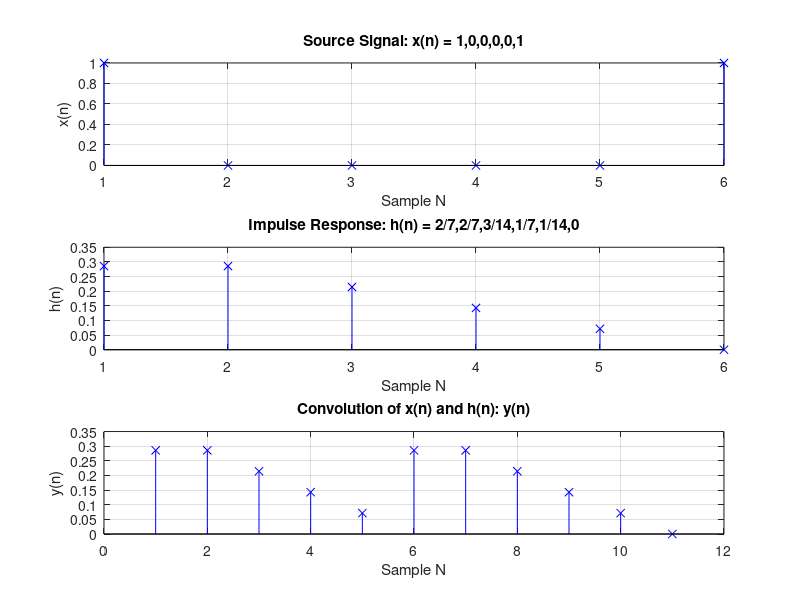

Reproduce this figure in MATLAB.
% Tecnologico de Costa Rica
% Escuela de Ingenieria Electronica
% El-5805 Procesamiento Digital de Señales

% This Octave File solves the
% problems given for the Course
% Digital Signal Processing

% Lets create a Window

figure('name', 'Exercise #1 - Digital Signal Processing');


% Define a function called grapher, this
% functions lets generate a graph of a
% signal in a discrete way.
% This function reveices a graph set up, as follow:
% ROWS : integer
% COLUMNS : integer
% POSITION : integer
% GRAPH TITLE : string
% X AXIS TITLE : string
% Y AXIS TITLE : string
% SIGNAL : vector
function graphDiscrete = grapherDiscrete(rows, columns, position, graph_title, x_axis, y_axis,signal)
    ws = subplot(rows,columns,position);
    stem(signal,"bx");
    grid(ws, 'on');
    title(graph_title);
    xlabel(x_axis);
    ylabel(y_axis);
end

% Lets generate a vector of numbers
% that will work as the signal.
x = [1 0 0 0 0 1];
h = [2/7 2/7 3/14 1/7 1/14 0];

ROWS = 3;
COLUMNS = 1;
x_axis_label = 'Sample N';

% Definition of the signal x(n)
graph_title = 'Source Signal: x(n) = {1,0,0,0,0,1}';
y_axis_label = 'x(n)';
grapherDiscrete(ROWS, COLUMNS, 1, graph_title, x_axis_label, y_axis_label, x);

% Definition of the impulse response h(n)
graph_title = 'Impulse Response: h(n) = {2/7,2/7,3/14,1/7,1/14,0}';
y_axis_label = 'h(n)';
grapherDiscrete(ROWS, COLUMNS, 2, graph_title, x_axis_label, y_axis_label, h);

% Lets go calculate the convolution of the two signals
y = conv(x,h) % The order does not matter, is commutative
graph_title = 'Convolution of x(n) and h(n): y(n)';
y_axis_label = 'y(n)';
grapherDiscrete(ROWS, COLUMNS, 3, graph_title, x_axis_label, y_axis_label, y);
